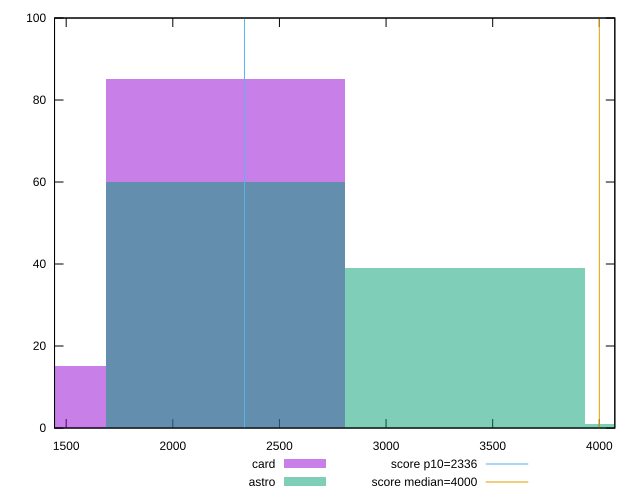

This chart was generated by the following gnuplot code:
reset

$card <<EOF
2247.381905696828 85
1123.690952848414 15
EOF

$astro <<EOF
3371.0728585452425 39
2247.381905696828 60
4494.763811393656 1
EOF

set key outside below
set boxwidth 1123.690952848414
set xrange [1445.3890000000001:4072.702]
set yrange [0:100]
set trange [0:100]
set style fill transparent solid 0.5 noborder

set parametric
set terminal svg size 640, 500 enhanced background rgb 'white'
set output "reports/report_00028_2021-02-24T12-49-42.674Z/first-contentful-paint/comparison/histogram/2_vs_3.svg"

plot $card title "card" with boxes, \
     $astro title "astro" with boxes, \
     2336,t title "score p10=2336", \
     4000,t title "score median=4000"

reset
